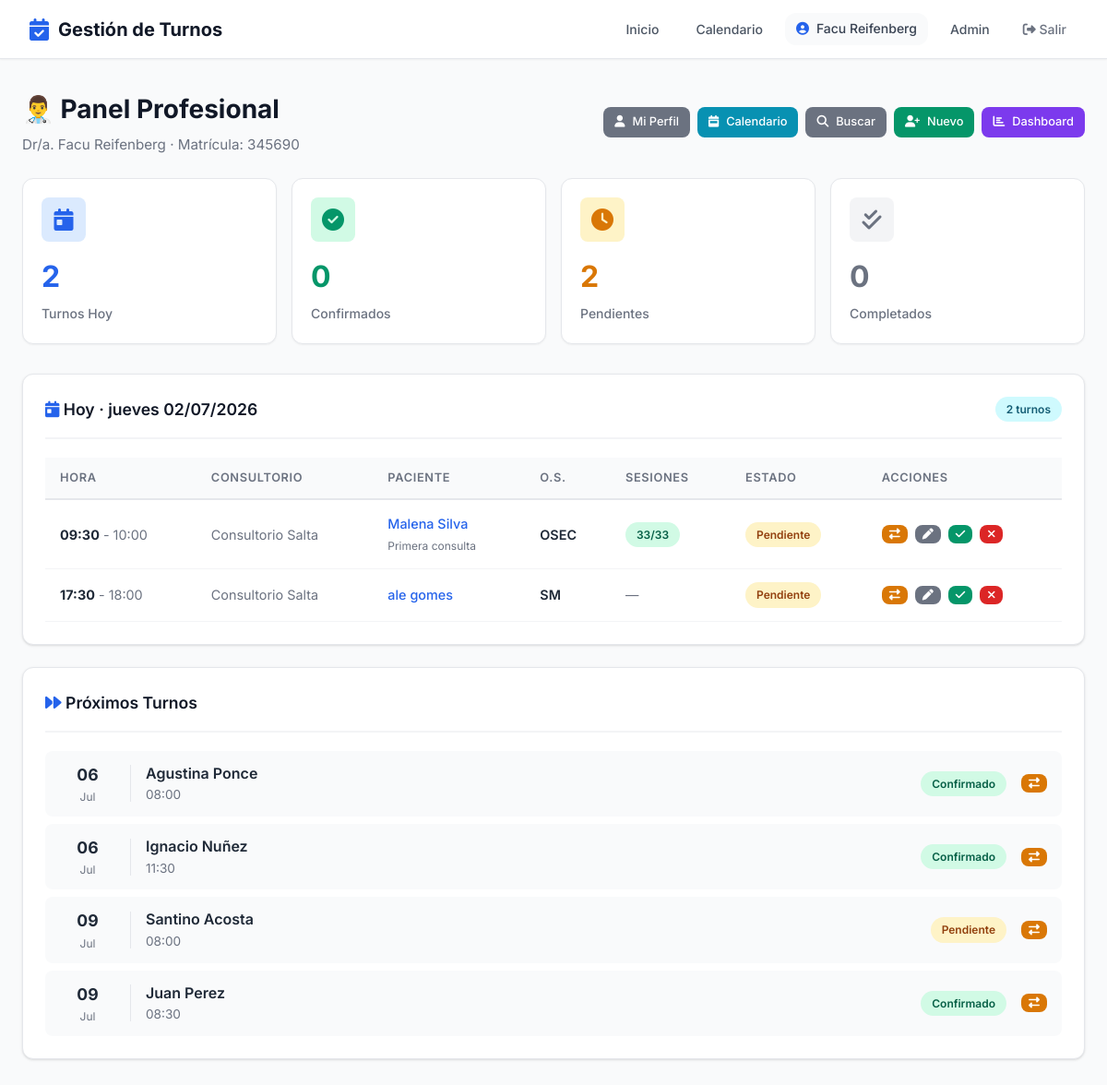
The page /profesional/panel/ (signed in) on the database as committed earlier.
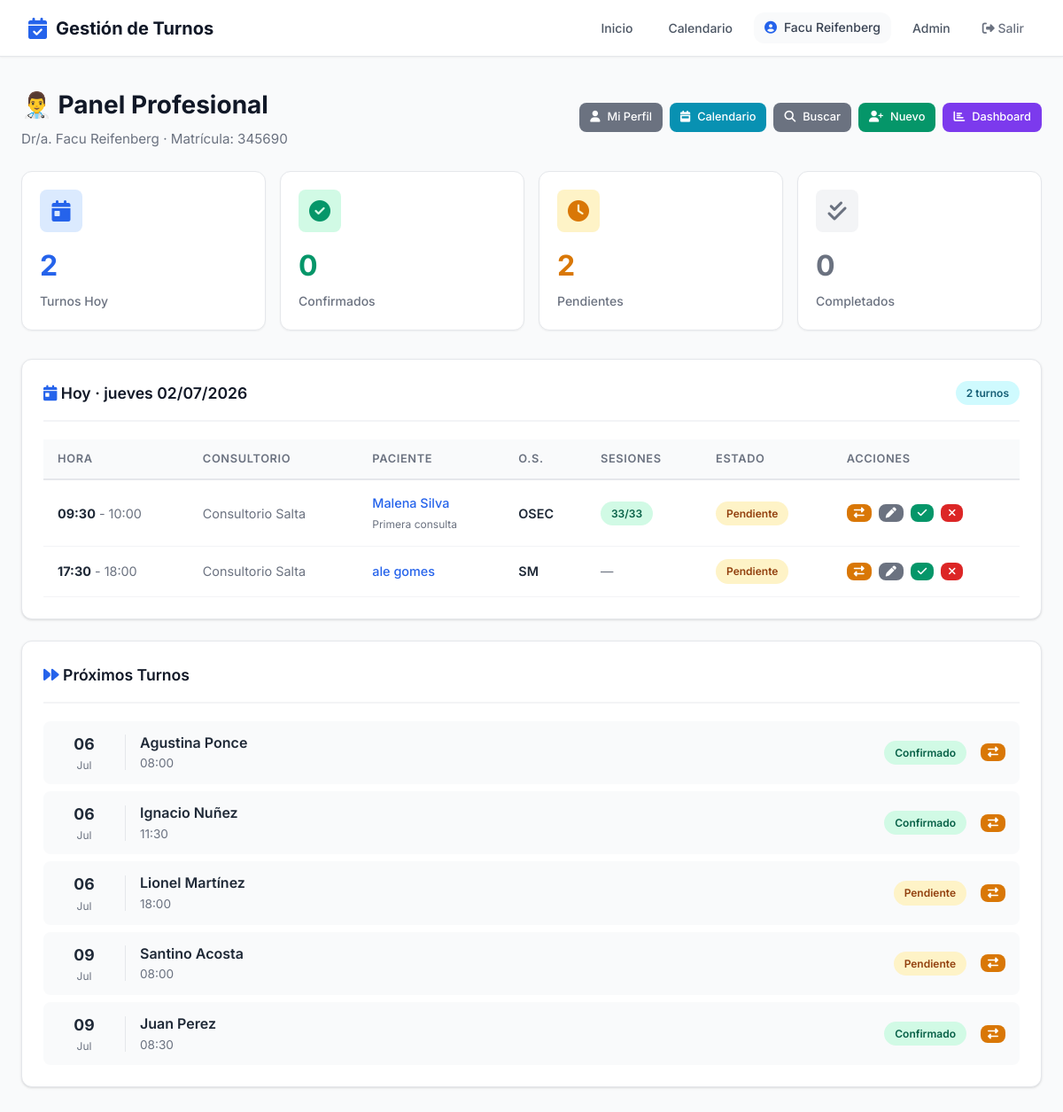
The same page on the database as committed later.
### turnos_profesionales/models.py (models this page shows, shortened)
class TurnoProfesional(ModeloBase):
    ESTADOS = [
        ('pendiente', 'Pendiente'),
        ('confirmado', 'Confirmado'),
        ('cancelado', 'Cancelado'),
        ('no_asistio', 'No Asistió'),
        ('completado', 'Completado'),
        ('en_sala', 'En Sala de Espera'),
    ]
    profesional = models.ForeignKey(
        'profesionales.Profesional',
        on_delete=models.CASCADE,
        verbose_name='Profesional'
    )
    paciente = models.ForeignKey(
        'pacientes.Paciente',
        on_delete=models.CASCADE,
        verbose_name='Paciente'
    )
    fecha = models.DateField(verbose_name='Fecha')
    hora_inicio = models.TimeField(verbose_name='Hora de Inicio')
    hora_fin = models.TimeField(verbose_name='Hora de Fin')
    estado = models.CharField(
        max_length=20,
        choices=ESTADOS,
        default='pendiente',
        verbose_name='Estado'
    )
    tipo_consulta = models.CharField(
        max_length=100,
        blank=True,
        verbose_name='Tipo de Consulta'
    )
    notas_internas = models.TextField(
        blank=True,
        verbose_name='Notas Internas'
    )
    obra_social = models.ForeignKey(
        'obras_sociales.ObraSocial',
        on_delete=models.SET_NULL,
        null=True,
        blank=True,
        verbose_name='Obra Social'
    )
    requiere_autorizacion = models.BooleanField(
        default=False,
        verbose_name='Requiere Autorización'
    )
    enviar_recordatorio = models.BooleanField(
        default=True,
        verbose_name='Enviar Recordatorio'
    )
    establecimiento = models.ForeignKey(
    'establecimientos.Establecimiento',
    on_delete=models.SET_NULL,
    null=True,
    blank=True,
    verbose_name='Consultorio'
)
    es_sobreturno = models.BooleanField(
    default=False,
    verbose_name='Sobreturno'
)
    monto_total = models.DecimalField(max_digits=10, decimal_places=2, null=True, blank=True, verbose_name='Monto Total')
    monto_os = models.DecimalField(max_digits=10, decimal_places=2, null=True, blank=True, verbose_name='Cubre OS')
    monto_coseguro = models.DecimalField(
        max_digits=10,
        decimal_places=2,
        null=True,
        blank=True,
        verbose_name='Coseguro cobrado'
    )
    google_event_id = models.CharField(max_length=200, blank=True, null=True, verbose_name='ID Evento Google')
    class Meta:
        verbose_name = 'Turno Profesional'
        verbose_name_plural = 'Turnos Profesionales'
        ordering = ['fecha', 'hora_inicio']

### establecimientos/models.py (models this page shows, shortened)
class Establecimiento(ModeloBase):
    nombre = models.CharField(max_length=200, verbose_name='Nombre')
    direccion = models.CharField(max_length=200, verbose_name='Dirección')
    telefono = models.CharField(max_length=20, verbose_name='Teléfono')
    email = models.EmailField(verbose_name='Email')
    cuit = models.CharField(max_length=13, verbose_name='CUIT')
    logo = models.ImageField(upload_to='logos/', blank=True, verbose_name='Logo')
    class Meta:
        verbose_name = 'Establecimiento'
        verbose_name_plural = 'Establecimientos'

### pacientes/models.py (models this page shows, shortened)
class Paciente(Persona):
    GENEROS = [
        ('M', 'Masculino'),
        ('F', 'Femenino'),
        ('X', 'No binario'),
    ]
    usuario = models.OneToOneField(
        'usuarios.Usuario',
        on_delete=models.SET_NULL,
        null=True,
        blank=True,
        verbose_name='Usuario'
    )
    genero = models.CharField(
        max_length=1,
        choices=GENEROS,
        blank=True,
        verbose_name='Género'
    )
    direccion = models.CharField(
        max_length=200,
        blank=True,
        verbose_name='Dirección'
    )
    obra_social = models.ForeignKey(
        'obras_sociales.ObraSocial',
        on_delete=models.SET_NULL,
        null=True,
        blank=True,
        verbose_name='Obra Social'
    )
    numero_afiliado = models.CharField(
        max_length=50,
        blank=True,
        verbose_name='Número de Afiliado'
    )
    plan_obra_social = models.ForeignKey(
        'obras_sociales.Plan',
        on_delete=models.SET_NULL,
        null=True,
        blank=True,
        verbose_name='Plan'
    )
    observaciones = models.TextField(
        blank=True,
        verbose_name='Observaciones'
    )
    sesiones_autorizadas = models.IntegerField(
    null=True,
    blank=True,
    verbose_name='Sesiones Autorizadas'
    )
    sesiones_restantes = models.IntegerField(
        null=True,
        blank=True,
        verbose_name='Sesiones Restantes'
    )
    fecha_vencimiento_sesiones = models.DateField(
        null=True,
        blank=True,
        verbose_name='Vencimiento de Sesiones'
    )
    contacto_emergencia_nombre = models.CharField(
        max_length=100,
        blank=True,
        verbose_name='Contacto Emergencia - Nombre'
    )
    contacto_emergencia_telefono = models.CharField(
        max_length=20,
        blank=True,
        verbose_name='Contacto Emergencia - Teléfono'
    )
    class Meta:
        verbose_name = 'Paciente'
        verbose_name_plural = 'Pacientes'
        ordering = ['apellido', 'nombre']

### obras_sociales/models.py (models this page shows, shortened)
class ObraSocial(ModeloBase):
    nombre = models.CharField(max_length=200, verbose_name='Nombre')
    sigla = models.CharField(max_length=20, verbose_name='Sigla')
    telefono = models.CharField(max_length=20, blank=True, verbose_name='Teléfono')
    email = models.EmailField(blank=True, verbose_name='Email')
    activo = models.BooleanField(default=True, verbose_name='Activo')
    class Meta:
        verbose_name = 'Obra Social'
        verbose_name_plural = 'Obras Sociales'
        ordering = ['nombre']

### turnos_profesionales/views.py (the view)
# urls.py: path('panel/', views.panel_profesional, name='panel_profesional'),
@login_required
def panel_profesional(request):
    if request.user.rol not in ['profesional', 'secretaria']:
        messages.error(request, 'No tenés acceso a esta sección.')
        return redirect('home')
    if request.user.rol == 'secretaria':
        establecimiento_id = request.GET.get('establecimiento')
        profesional_id = request.GET.get('profesional')
        if establecimiento_id and profesional_id:
            profesional = get_object_or_404(Profesional, id=profesional_id)
        elif establecimiento_id:
            profesional = Profesional.objects.filter(
                establecimientos__id=establecimiento_id, activo=True
            ).first()
        else:
            profesional = Profesional.objects.filter(
                establecimientos=request.user.establecimiento, activo=True
            ).first()
        if not profesional:
            messages.error(request, 'No hay profesionales disponibles.')
            return redirect('panel_secretaria')
        establecimientos = request.user.establecimiento.__class__.objects.filter(
            profesionales__isnull=False
        ).distinct() if request.user.establecimiento else []
        profesionales_consultorio = Profesional.objects.filter(
            establecimientos=request.user.establecimiento, activo=True
        )
    else:
        profesional = get_object_or_404(Profesional, usuario=request.user)
        establecimientos = profesional.establecimientos.all()
        profesionales_consultorio = None
    hoy = date.today()
    turnos_hoy = TurnoProfesional.objects.filter(
        profesional=profesional, fecha=hoy
    ).order_by('hora_inicio')
    manana = hoy + timedelta(days=1)
    turnos_manana = TurnoProfesional.objects.filter(
        profesional=profesional, fecha=manana
    ).order_by('hora_inicio')
    proxima_semana = hoy + timedelta(days=7)
    proximos_turnos = TurnoProfesional.objects.filter(
        profesional=profesional,
        fecha__range=[manana + timedelta(days=1), proxima_semana],
        estado__in=['pendiente', 'confirmado']
    ).order_by('fecha', 'hora_inicio')
    contexto = {
        'profesional': profesional,
        'hoy': hoy,
        'turnos_hoy': turnos_hoy,
        'turnos_manana': turnos_manana,
        'proximos_turnos': proximos_turnos,
        'total_hoy': turnos_hoy.count(),
        'confirmados_hoy': turnos_hoy.filter(estado='confirmado').count(),
        'pendientes_hoy': turnos_hoy.filter(estado='pendiente').count(),
        'completados_hoy': turnos_hoy.filter(estado='completado').count(),
    }
    return render(request, 'turnos_profesionales/panel.html', contexto)

### core_app/models.py (called while the page is built)
    @property
    def nombre_completo(self):
        return f"{self.nombre} {self.apellido}"

### turnos_profesionales/templates/turnos_profesionales/panel.html (shortened to what the changed rows need)
{% extends 'core_app/base.html' %}
{% block content %}
<div class="flex-between mb-6">
    <div class="page-header mb-0">
        <h1>👨‍⚕️ Panel Profesional</h1>
    </div>
</div>
<div class="card">
    {% if turnos_hoy %}
    <div class="table-container">
        <table>
            <thead>
                <tr>
                    <th>Hora</th>
                    <th>Consultorio</th>
                    <th>Paciente</th>
                    <th>O.S.</th>
                    <th>Sesiones</th>
                    <th>Estado</th>
                    <th>Acciones</th>
                </tr>
            </thead>
            <tbody>
                {% for turno in turnos_hoy %}
                <tr>
                    <td>
                        <strong>{{ turno.hora_inicio|time:"H:i" }}</strong>
                        <span class="text-muted">- {{ turno.hora_fin|time:"H:i" }}</span>
                    </td>
                    <td class="text-muted">{{ turno.establecimiento.nombre|default:"—" }}</td>
                    <td>
                        <a href="{% url 'ficha_paciente' turno.paciente.id %}" style="color: var(--primary); text-decoration: none; font-weight: 500;">
                            {% if turno.es_sobreturno %}🚨 {% endif %}{{ turno.paciente.nombre_completo }}
                        </a>
                        {% if turno.tipo_consulta %}
                            <br><small class="text-muted">{{ turno.tipo_consulta }}</small>
                        {% endif %}
                    </td>
                    <td>
                        {% if turno.paciente.obra_social %}
                            <span style="font-weight: 600;">{{ turno.paciente.obra_social.sigla }}</span>
                        {% else %}
                            <span class="text-muted">Particular</span>
                        {% endif %}
                    </td>
                    <td>
                        {% if turno.paciente.sesiones_restantes is not None %}
                            <span class="badge
                                {% if turno.paciente.sesiones_restantes <= 3 %}badge-danger
                                {% elif turno.paciente.sesiones_restantes <= 7 %}badge-warning
                                {% else %}badge-success{% endif %}">
                                {{ turno.paciente.sesiones_restantes }}/{{ turno.paciente.sesiones_autorizadas|default:"?" }}
                            </span>
                        {% else %}
                            <span class="text-muted">—</span>
                        {% endif %}
                    </td>
                    <td>
                        {% if turno.estado == 'confirmado' %}
                            <span class="badge badge-success">Confirmado</span>
                        {% elif turno.estado == 'pendiente' %}
                            <span class="badge badge-warning">Pendiente</span>
                        {% elif turno.estado == 'completado' %}
                            <span class="badge badge-gray">Completado</span>
                        {% elif turno.estado == 'cancelado' %}
                            <span class="badge badge-danger">Cancelado</span>
                        {% elif turno.estado == 'no_asistio' %}
                            <span class="badge badge-danger">No Asistió</span>
                        {% endif %}
                    </td>
                    <td>
                        <div class="flex gap-2">
                            {% if turno.estado == 'pendiente' %}
                                <a href="{% url 'reprogramar_turno' turno.id %}" class="btn btn-warning btn-xs" title="Reprogramar">
                                    <i class="fas fa-exchange-alt"></i>
                                </a>
                                <a href="{% url 'editar_turno_pro' turno.id %}" class="btn btn-secondary btn-xs" title="Editar">
                                    <i class="fas fa-pen"></i>
                                </a>
                                <a href="{% url 'confirmar_turno_pro' turno.id %}" class="btn btn-success btn-xs" title="Confirmar">
                                    <i class="fas fa-check"></i>
                                </a>
                                <a href="{% url 'cancelar_turno_pro' turno.id %}" class="btn btn-danger btn-xs" title="Cancelar">
                                    <i class="fas fa-times"></i>
                                </a>
                            {% elif turno.estado == 'completado' %}
                                <span class="badge badge-success"><i class="fas fa-check"></i> Atendido</span>
                            {% elif turno.estado == 'cancelado' %}
                                <span class="badge badge-danger"><i class="fas fa-ban"></i> Cancelado</span>
                            {% elif turno.estado == 'no_asistio' %}
                                <span class="badge badge-gray"><i class="fas fa-user-times"></i> No Asistió</span>
                            {% endif %}
                        </div>
                    </td>
                </tr>
                {% endfor %}
            </tbody>
        </table>
    </div>
    {% else %}
    <div class="empty-state">
        <i class="far fa-calendar"></i>
        <p>No hay turnos para hoy</p>
    </div>
    {% endif %}
</div>
{% if proximos_turnos %}
<div class="card">
    <div style="display: flex; flex-direction: column; gap: 8px;">
        {% for turno in proximos_turnos %}
        <div style="display: flex; align-items: center; gap: 16px; padding: 12px 16px; background: var(--gray-50); border-radius: var(--radius);">
            <div style="min-width: 60px; text-align: center;">
                <div style="font-weight: 700; font-size: 1.1rem;">{{ turno.fecha|date:"d" }}</div>
                <div style="font-size: 0.75rem; color: var(--gray-500);">{{ turno.fecha|date:"M" }}</div>
            </div>
            <div style="flex: 1;">
                <div style="font-weight: 600;">{{ turno.paciente.nombre_completo }}</div>
                <div style="font-size: 0.85rem; color: var(--gray-500);">{{ turno.hora_inicio|time:"H:i" }}</div>
            </div>
            <span class="badge {% if turno.estado == 'confirmado' %}badge-success{% else %}badge-warning{% endif %}">
                {{ turno.get_estado_display }}
            </span>
            <a href="{% url 'reprogramar_turno' turno.id %}" class="btn btn-warning btn-xs">
                <i class="fas fa-exchange-alt"></i>
            </a>
        </div>
        {% endfor %}
    </div>
</div>
{% endif %}
{% endblock %}

Rows that differ between the two databases and show on the page:
added TurnoProfesional: fecha "06", fecha "Jul", paciente.nombre_completo "Lionel Martínez", hora_inicio "18:00", estado "Pendiente", shown under "Próximos Turnos"
